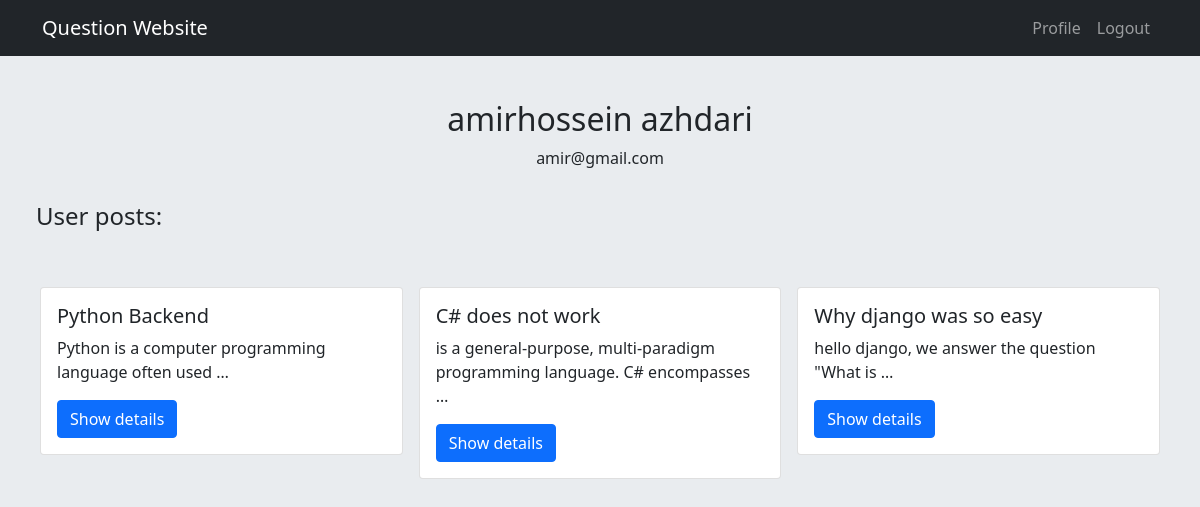
Page /accounts/profile/1/ (signed in) on the committed database.
### posts/models.py (models this page shows, shortened)
class Post(models.Model):
    user = models.ForeignKey(User, on_delete=models.CASCADE)
    title = models.CharField(max_length=50)
    body = models.TextField()
    slug = models.SlugField()
    created = models.DateTimeField(auto_now_add=True)
    updated = models.DateTimeField(auto_now=True)
    def get_absolute_url(self):
        return reverse('posts:post_detail', args=(self.id, self.slug))

### accounts/views.py (the view)
# urls.py: path('profile/<int:user_id>/', views.UserProfileView.as_view(), name="user_profile"),
class UserProfileView(LoginRequiredMixin, View):
    template_name = 'accounts/profile.html'
    def get(self, request, user_id):
        try:
            user = User.objects.get(pk=user_id)
        except ObjectDoesNotExist:
            messages.warning(request, "User not found", 'warning')
            return redirect("home:home")
        posts = Post.objects.filter(user=user)
        return render(request, self.template_name, {"user": user, "posts": posts})

### accounts/templates/accounts/profile.html
{% extends 'base.html' %}
{% block content %}
    <h2 class="text-center">{{ user.first_name }} {{ user.last_name }}</h2>
    <p class="text-center">{{ user.email }}</p>
    <h4 class="p-3">User posts: </h4>
    <div class="row p-4">
        {% for post in posts %}
            {% include 'includes/posts.html' with post=post %}
        {% endfor %}
    </div>
{% endblock %}

### templates/includes/posts.html
<div class="col-lg-4 p-2">
    <div class="card" style="min-height: 168px">
        <div class="card-body">
            <h5 class="card-title">{{ post.title }}</h5>
            <p class="card-text">{{ post.body|truncatewords:8 }}</p>
            <a href="{{ post.get_absolute_url }}" class="btn btn-primary">Show details</a>
        </div>
    </div>
</div>

### templates/base.html (style rules this page uses)
body { background-color: #e9ecef; }

### rows in the picture
Post: title "Python Backend", body "Python is a computer programming language often used …"
Post: title "C# does not work", body "is a general-purpose, multi-paradigm programming language. C# encompasses …"
Post: title "Why django was so easy", body "hello django, we answer the question \"What is …"

### other values in the picture
{{ user.first_name }} "amirhossein"
{{ user.last_name }} "azhdari"
{{ user.email }} "amir@gmail.com"
